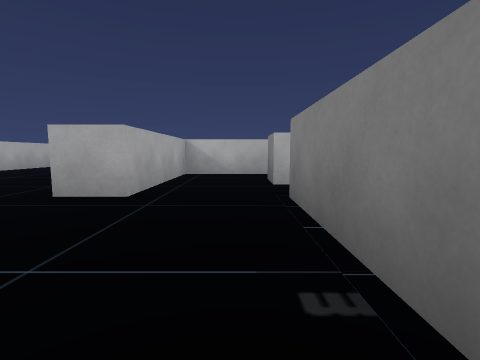
[1] (above)

24 first-person views from a walk through a scene from a Unity 3-D project. The camera is 0.59 m above the floor, tilts 6° down and sees 85° across. The floor is counted in squares, 1 m on a side. Each view is taken from the middle of a square. On the plan, view 1 faces up. The plan holds only what a view shows up to about 9 squares ahead; the rest is blank. The player character is not drawn.

[2]
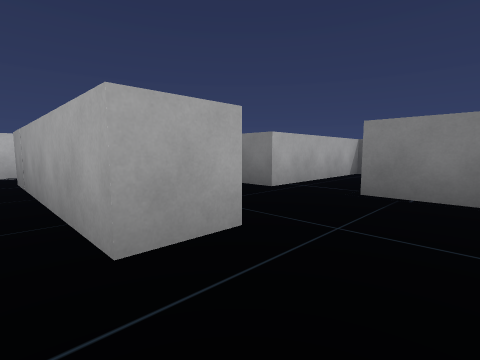

[3]
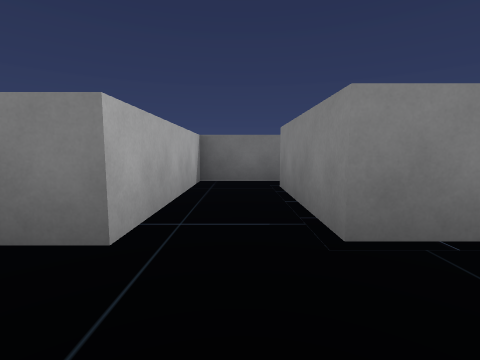

[4]
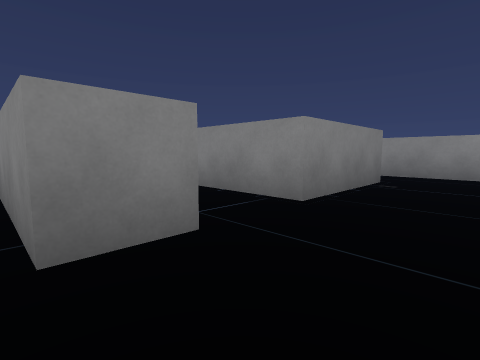

[5]
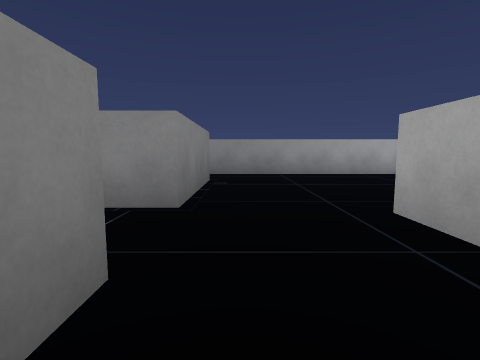

[6]
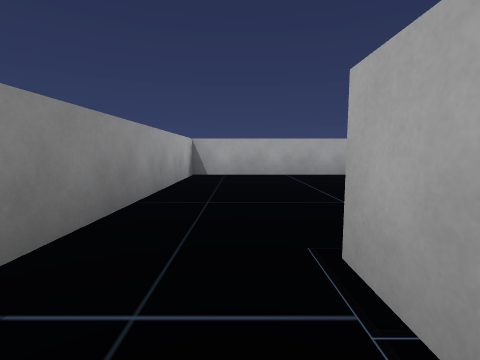

[7]
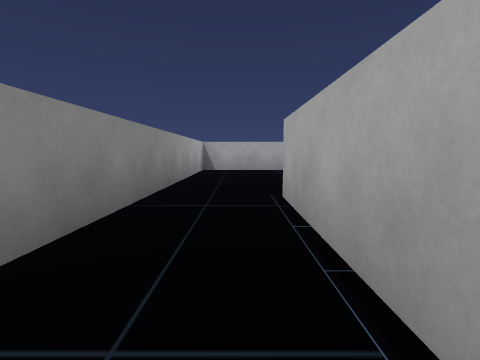

[8]
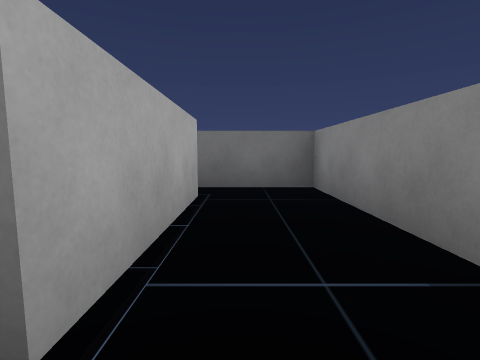

[9]
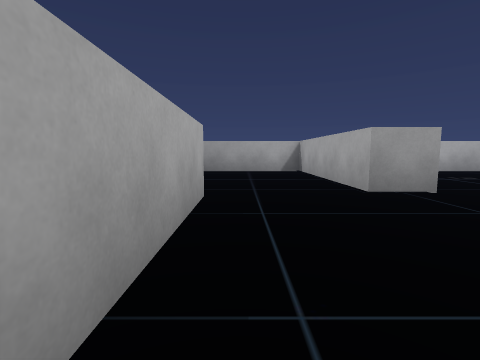

[10]
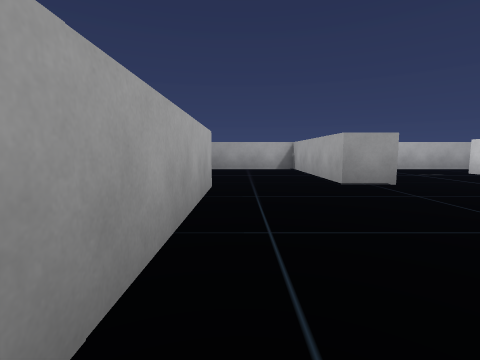

[11]
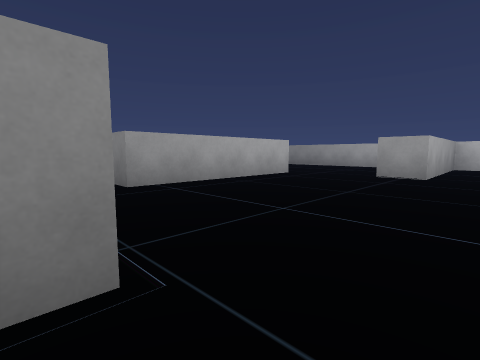

[12]
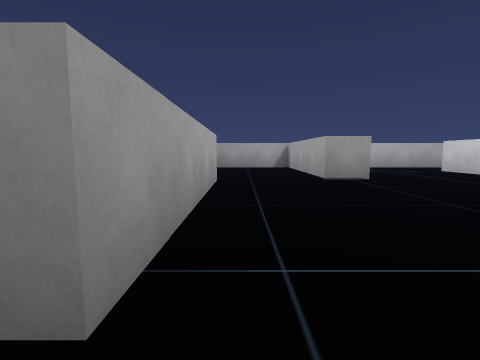

[13]
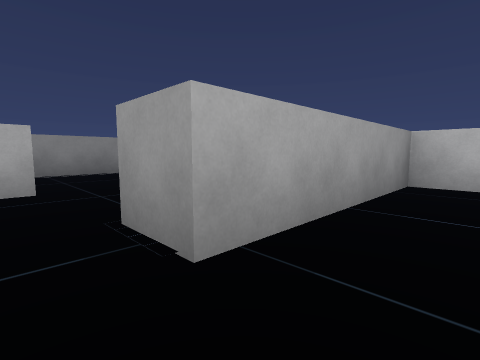

[14]
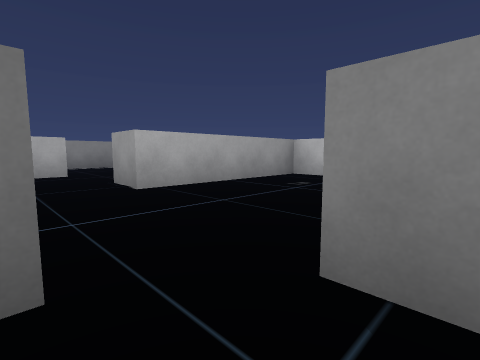

[15]
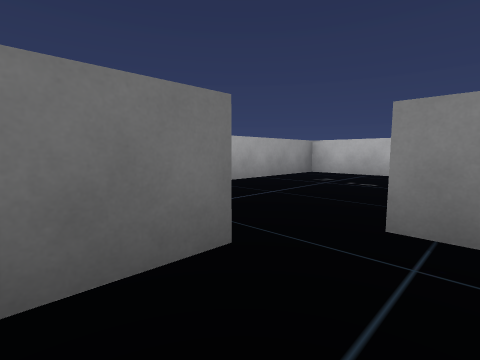

[16]
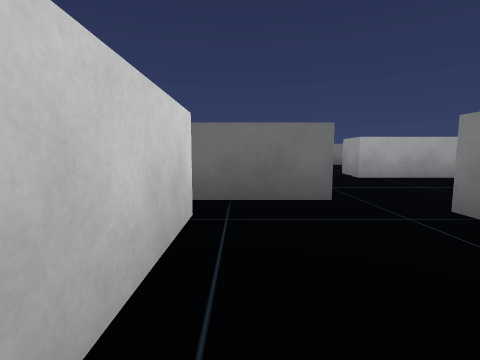

[17]
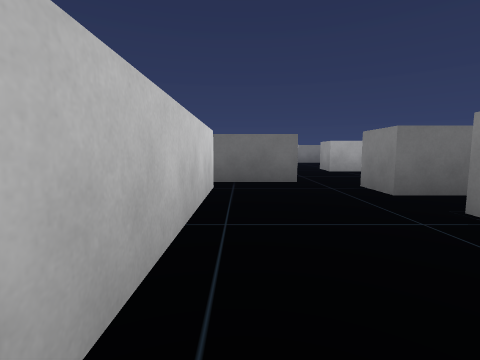

[18]
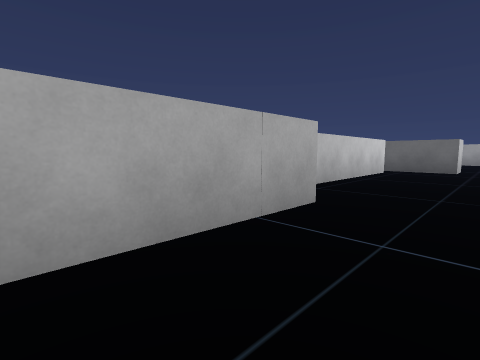

[19]
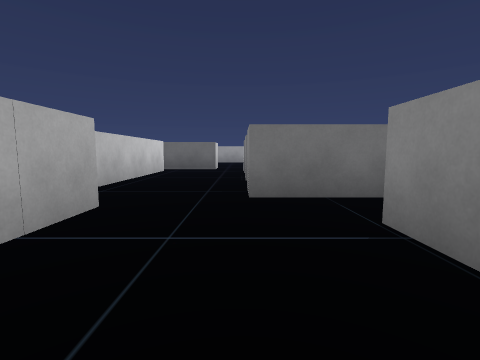

[20]
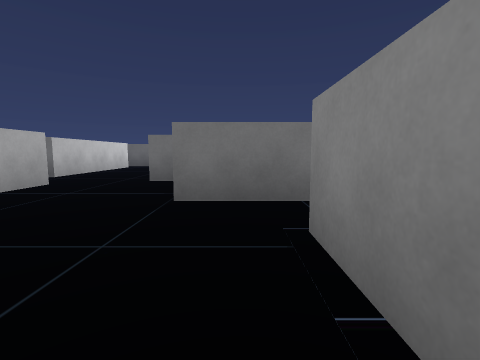

[21]
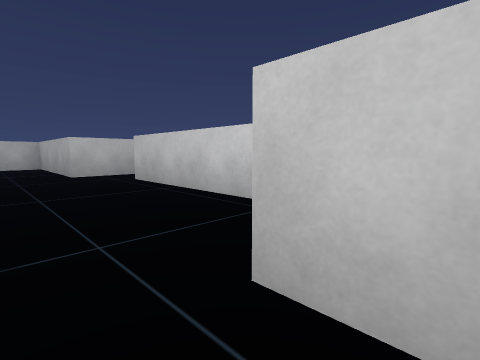

[22]
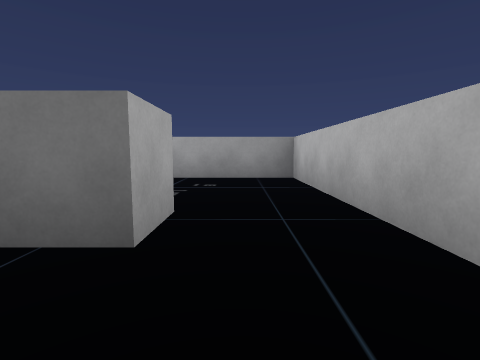

[23]
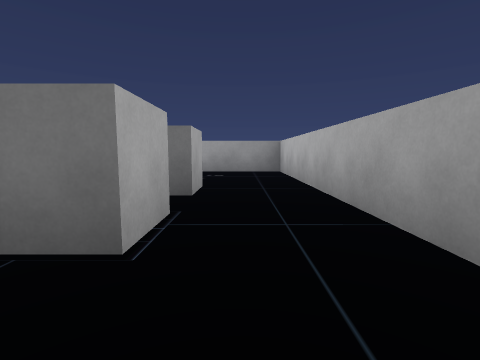

[24]
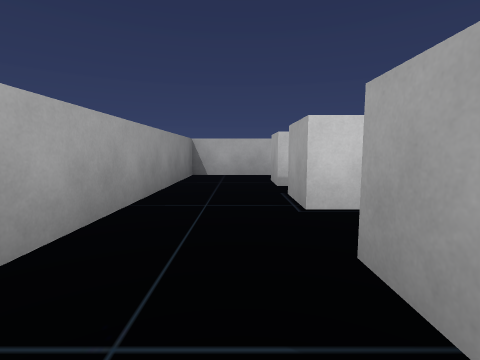

### Floor plan
Points are (right, up) in squares from view 1. A wall is a line through its corners. A room is listed if a view was taken in it or the views show most of it. See-through windows are left out.
Room 1 (views 1, 2, 3, 4, 5, 6, 7, 8)
walls: (-4.9, 3.2) (-4.9, -1.3) (4.4, -1.3) (4.4, 0.8); (3.5, 0.6) (0.6, 0.6) (0.6, 3.2) (3.5, 3.2); (3.5, 4.9) (0.6, 4.9) (0.6, 5.8); (0.9, 7.2) (-1.5, 7.2) (-1.5, 3.5) (-2.5, 3.5)
ways out: opening at (-3.5, 3.5) to room 2; opening at (4, 2.5)
Room 2 (views 9, 10, 12, 13, 21, 24)
walls: (-7.8, 4.9) (-8.8, 4.9); (-2.5, 3.5) (-2.5, 8.2); (-9.4, 2) (-9.4, 0.6) (-10.4, 0.6); (-7.8, 9.1) (-7.8, 8.5); (-10.6, -1.3) (-5.9, -1.3) (-5.9, 3.2) (-4.9, 3.2)
ways out: opening at (-3.5, 3.5) to room 1; opening at (-7, 10) to room 3; opening at (-10, -0.5) to room 4; opening at (-9, 4) to room 4
Room 3 (view 11)
walls: (-5.9, 9.5) (-5.9, 10)
ways out: opening at (-7, 10) to room 2
Room 4 (views 14, 15, 16, 17, 18, 19, 20, 22, 23)
walls: (-14.6, 2) (-14.6, 3.9) (-13.5, 3.9); (-16.9, 1.1) (-16.9, 2.8) (-15.8, 2.8); (-13.5, 0.6) (-14.6, 0.6); (-12, 3.9) (-11.5, 3.9); (-11.6, 1.2) (-11.6, 0.6) (-12.6, 0.6) (-12.6, 1.4); (-15.2, 7.1) (-15.2, 5.5) (-19.3, 5.5) (-19.3, 4.5); (-14.6, -1.3) (-10.6, -1.3); (-19.5, 1.5) (-18.1, 1.5); (-10.4, 0.6) (-10.4, 3.9) (-9.4, 3.9); (-9.5, 6.4) (-13.8, 6.4); (-8.8, 4.9) (-8.8, 6.8)
ways out: opening at (-10, -0.5) to room 2; opening at (-9, 4) to room 2; opening at (-14, -0.5); gap at (-18, 1)

Where each view was taken, in squares from view 1:
view 1: 0 up, 0 right, facing up
view 2: 2 up, 3 left, facing up-right
view 3: 4 up, 1 left, facing right
view 4: 6 up, 1 left, facing down-right
view 5: 6 up, 0 right, facing down
view 6: 0 up, 2 right, facing left
view 7: 0 up, 4 right, facing left
view 8: 0 up, 0 right, facing right
view 9: 7 up, 3 left, facing down
view 10: 8 up, 3 left, facing down
view 11: 10 up, 7 left, facing down-right
view 12: 9 up, 3 left, facing down
view 13: 4 up, 7 left, facing down-right
view 14: 5 up, 10 left, facing down-right
view 15: 6 up, 10 left, facing down-right
view 16: 6 up, 12 left, facing right
view 17: 6 up, 14 left, facing right
view 18: 4 up, 18 left, facing up-right
view 19: 4 up, 18 left, facing right
view 20: 2 up, 20 left, facing right
view 21: 4 up, 8 left, facing up-left
view 22: 0 up, 12 left, facing right
view 23: 0 up, 14 left, facing right
view 24: 0 up, 9 left, facing left
